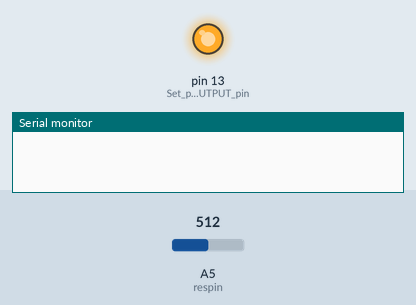
Recording of a sketch running on a simulated Arduino Uno, built with avr-gcc and run on an emulated ATmega328P. Parts: output pins drawn as LEDs (lit = HIGH), the last lines printed to the serial monitor. The test bench sets the inputs (shaded band); at power-on: A5 (respin) = 512.

Above: at 3.8 s.
3.9 s: A5 (respin) set to 485
At 7.4 s:
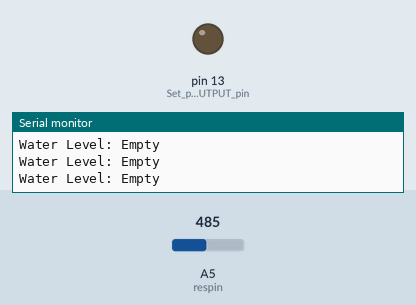
7.8 s: A5 (respin) set to 510
At 8.9 s:
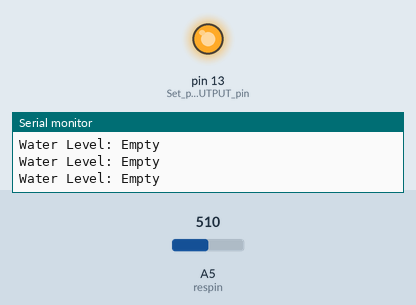
Timing chart, 0 to 10.8 s (numbered marks = the images above; inputs shaded):
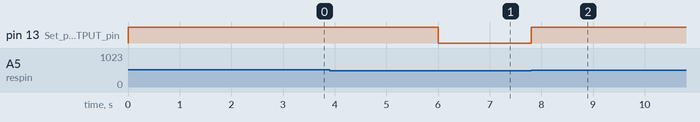

Measured:
- the behaviour switches between 501 and 500 on A5 (respin) (found by bisection; images 0 and 1)
- after the input at 3.9 s, pin 13 (Set_pin_13_as_OUTPUT_pin): HIGH → LOW after 2.1 s
- after the input at 7.8 s, pin 13 (Set_pin_13_as_OUTPUT_pin): LOW → HIGH at once

The sketch:

Arduino.ino
```cpp
int resval = 0;  // holds the value
int respin = A5; // sensor pin used
int Relay = 13;
void setup() {
  pinMode(13,OUTPUT); //Set pin 13 as OUTPUT pin, to send signal to relay
  // start the serial console
  Serial.begin(9600);
}

void loop() {

  resval = analogRead(respin); //Read data from analog pin and store it to resval variable

  if (resval<=500){ Serial.println("Water Level: Empty");
  digitalWrite(13,LOW);
  }
  else
  {
  digitalWrite(13,HIGH);
  delay(3000);
  }
}
```
